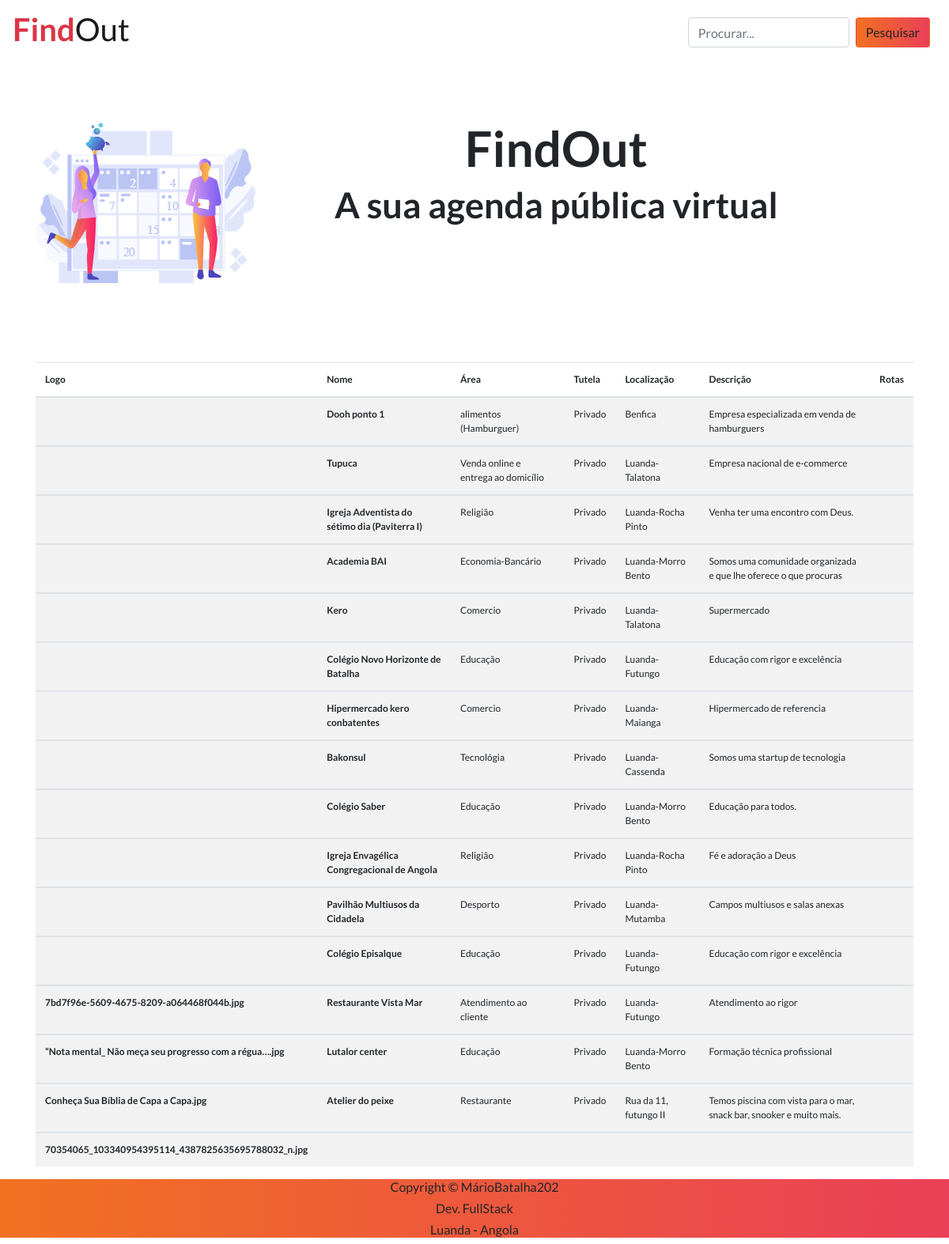
The page / on the database its author committed.
### tables this page shows
CREATE TABLE `cadastro` (
  `id` int(11) NOT NULL,
  `Nome` varchar(100) NOT NULL,
  `area` varchar(100) NOT NULL,
  `tutela` varchar(20) NOT NULL,
  `local` varchar(200) NOT NULL,
  `descricao` varchar(200) NOT NULL,
  `Rotas` varchar(3000) NOT NULL,
  `img` varchar(200) NOT NULL
);

### controller/ClassConexao.php (called while the page is built)
<?php
class ClassConexao{
    public function connectDB(){
        try{
            $con=new PDO("mysql:host=localhost;dbname=crud","root","");
            return $con;
        }catch (PDOExpection $erro){
            return $erro-> getMessage();
        }
    }
}
?>

### controller/ClassCrud.php (called while the page is built, shortened)
<?php
include("ClassConexao.php");
Class ClassCrud extends ClassConexao{
    private $crud;
    public function  preparedstatements($query, $parametros){
        $this->crud=$this->connectDB()->prepare($query);
      $this->crud->execute();
    }
    public function countparametros($parametros){
        $this->contador=count($parametros);
    }
    public function selectDB($campos, $tabela, $condicao, $parametros){
        $this->preparedstatements("SELECT {$campos} FROM {$tabela} {$condicao}", $parametros);
        return $this->crud;
        }
  }
?>

### index.php (the view, shortened to what this page needs)
<!DOCTYPE html>
<html lang="pt-br">
<head>
    <link rel="stylesheet" href="font/css/bootstrap.min.css">
    <link rel="stylesheet" href="font/css/style.css">
    <link rel="stylesheet" href="font/font awesome/all.css">
    <link rel="stylesheet" href="font/js/bootstrap.min.js">
</head>
</head>
<body >
<?php
  include "view/header.php";
?>
  <div class="top-body">
    <div>
      <img src="font/img/background.png" alt="">
    </div>
    <div>
        <h2>FindOut</h2>
        <h3>A sua agenda pública virtual </h3>
    </div>
   </div>
<main>
    <table class="table table-striped w-90">
      <thead class="">
        <tr>
          <th scope="col">Logo</th>
          <th scope="col">Nome</th>
          <th scope="col">Área</th>
          <th scope="col">Tutela</th>
          <th scope="col">Localização</th>
          <th scope="col">Descrição</th>
          <th scope="col">Rotas</th>
        </tr>
      </thead>
  <?php
    include_once("controller/ClassCrud.php");
      $crud = New ClassCrud();
      $BFetch=$crud->selectDB("*","cadastro","", array());
      while($Fetch=$BFetch->fetch(PDO::FETCH_ASSOC)){
      ?>
      <tbody>
        <tr>
          <th scope="row"><?php echo $Fetch['img'];?></th>
          <th scope="row"><?php echo $Fetch['Nome'];?></th>
          <td><?php echo $Fetch['area'];?></td>
          <td><?php echo $Fetch['tutela'];?></td>
          <td><?php echo $Fetch['local'];?></td>
          <td><?php echo $Fetch['descricao'];?></td>
          <th scope="row">
            <a href="<?php echo "view/visualizar.php?id={$Fetch['id']}"; ?>"><i class="fas fa-american-sign-language-interpreting"></i></a>
          </th>
        </tr>
      </tbody>
    <?php } ?>
  </table>
</main>
     <?php
      include "view/footer.php";
    ?>
</body>
</html>

### view/header.php (shortened to what this page needs)
<!DOCTYPE html>
<html lang="en">
<head>
</head>
<body>
<div class="container">
   <nav class="navbar navbar-expand-lg navbar-light bg-with fixed-top">
    <a class="navbar-brand" href="#"><h1><strong class="text-danger">Find</strong>Out</h1></a>
  <div class="ml-auto">
    <form class="form-inline my-2 my-lg-0 p-2 bd-highlight" action="view/busca.php">
      <input class="form-control mr-sm-2" type="search" name="search" placeholder="Procurar..." aria-label="Search">
      <button class="btn my-2 my-sm-0 bg-danger" id="search" type="submit">Pesquisar</button>
    </form>
  </div>
  </nav>
</body>
</html>

### view/footer.php (shortened to what this page needs)
<!DOCTYPE html>
<html lang="pt-br">
<head>
</head>
<body>
<footer>
  <div class="container text-center">
    <h6> Copyright &copy MárioBatalha202</h6>
    <h6>Dev. FullStack</h6>
    <h6>Luanda - Angola</h6>
  </div>
</footer>
</body>
</html>

### rows shown on the page
cadastro: Nome "Dooh ponto 1", area "alimentos (Hamburguer)", tutela "Privado", local "Benfica", descricao "Empresa especializada em venda de hamburguers"
cadastro: Nome "Tupuca", area "Venda online e entrega ao domicílio", tutela "Privado", local "Luanda-Talatona", descricao "Empresa nacional de e-commerce"
cadastro: Nome "Igreja Adventista do sétimo dia (Paviterra I)", area "Religião", tutela "Privado", local "Luanda-Rocha Pinto", descricao "Venha ter uma encontro com Deus."
cadastro: Nome "Academia BAI", area "Economia-Bancário", tutela "Privado", local "Luanda-Morro Bento", descricao "Somos uma comunidade organizada e que lhe oferece o que procuras"
cadastro: Nome "Kero", area "Comercio", tutela "Privado", local "Luanda-Talatona", descricao "Supermercado"
cadastro: Nome "Colégio Novo Horizonte de Batalha", area "Educação", tutela "Privado", local "Luanda-Futungo", descricao "Educação com rigor e excelência"
cadastro: Nome "Hipermercado kero conbatentes", area "Comercio", tutela "Privado", local "Luanda-Maianga", descricao "Hipermercado de referencia"
cadastro: Nome "Bakonsul", area "Tecnológia", tutela "Privado", local "Luanda-Cassenda", descricao "Somos uma startup de tecnologia"
cadastro: Nome "Colégio Saber", area "Educação", tutela "Privado", local "Luanda-Morro Bento", descricao "Educação para todos."
cadastro: Nome "Igreja Envagélica Congregacional de Angola", area "Religião", tutela "Privado", local "Luanda-Rocha Pinto", descricao "Fé e adoração a Deus"
cadastro: Nome "Pavilhão Multiusos da Cidadela", area "Desporto", tutela "Privado", local "Luanda-Mutamba", descricao "Campos multiusos e salas anexas"
cadastro: Nome "Colégio Episalque", area "Educação", tutela "Privado", local "Luanda-Futungo", descricao "Educação com rigor e excelência"
cadastro: img "7bd7f96e-5609-4675-8209-a064468f044b.jpg", Nome "Restaurante Vista Mar", area "Atendimento ao cliente", tutela "Privado", local "Luanda-Futungo", descricao "Atendimento ao rigor"
cadastro: img "“Nota mental_ Não meça seu progresso com a régua….jpg", Nome "Lutalor center", area "Educação", tutela "Privado", local "Luanda-Morro Bento", descricao "Formação técnica profissional"
cadastro: img "Conheça Sua Bíblia de Capa a Capa.jpg", Nome "Atelier do peixe", area "Restaurante", tutela "Privado", local "Rua da 11, futungo II", descricao "Temos piscina com vista para o mar, snack bar, snooker e muito mais."
cadastro: img "70354065_103340954395114_4387825635695788032_n.jpg"
